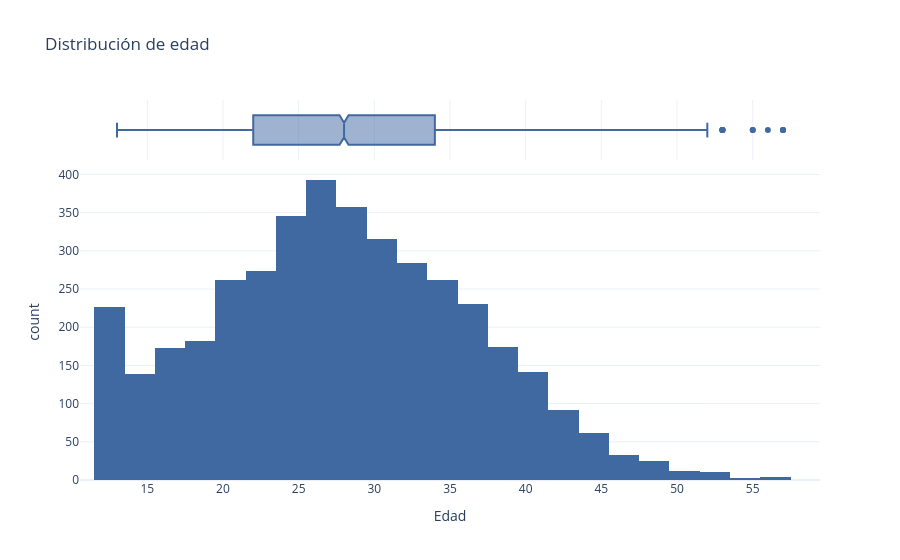
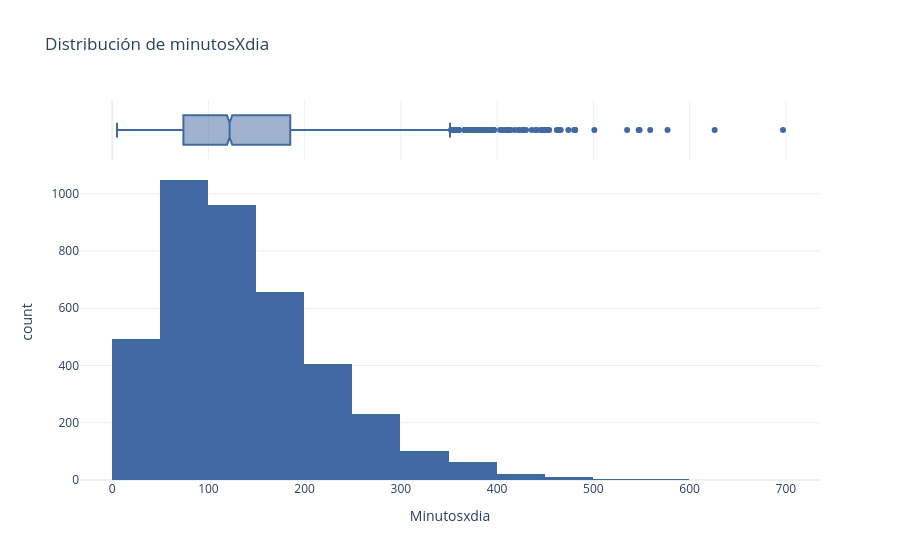
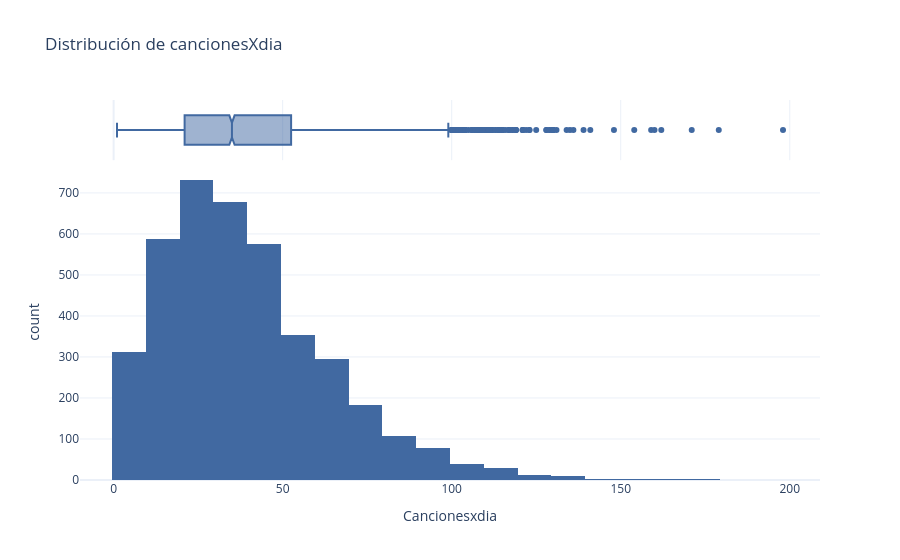
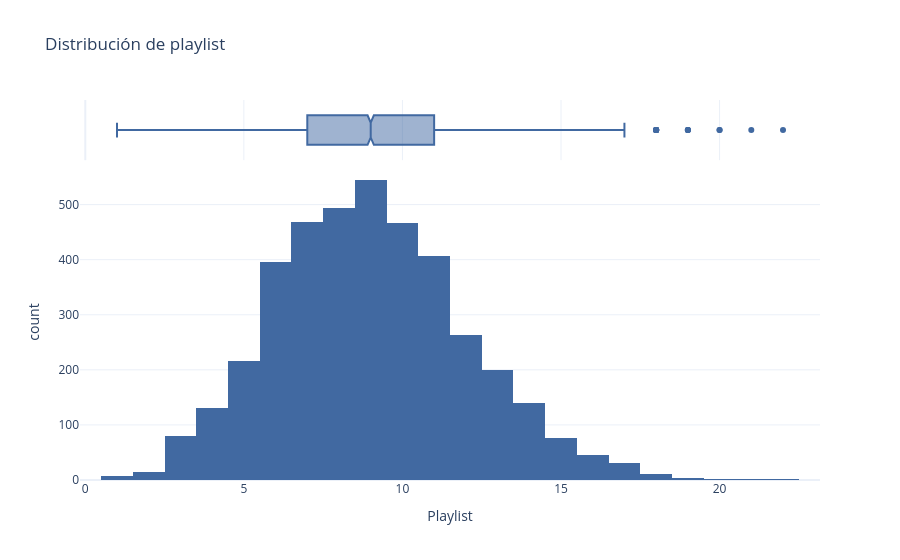

Source (notebook cell) for these figures, in order:
### Markdown cell above
## 1. Distribución de las variables numéricas

En estos gráficos se puede observar cómo se distribuyen las edades, los minutos de escucha, la cantidad de canciones por día y las listas de reproducción. Al pasar el cursor sobre las barras se pueden consultar los valores.

### Code cell
variables_numericas = ["edad", "minutosXdia", "cancionesXdia", "playlist"]

for variable in variables_numericas:
    fig = px.histogram(
        df,
        x=variable,
        nbins=30,
        marginal="box",
        title=f"Distribución de {variable}",
        labels={variable: variable.replace("_", " ").title(), "count": "Cantidad de personas"},
        color_discrete_sequence=["#4169A1"]
    )
    fig.update_layout(template="plotly_white", hovermode="x unified")
    fig.show()

    promedio = df[variable].mean()
    mediana = df[variable].median()
    minimo = df[variable].min()
    maximo = df[variable].max()

    print(
        f"Interpretación: Para {variable}, el promedio es {promedio:.2f} "
        f"y la mediana es {mediana:.2f}. Los valores se encuentran entre "
        f"{minimo} y {maximo}. El gráfico permite identificar en qué rangos "
        f"se concentra la mayoría de los registros y observar posibles valores extremos."
    )

### Figure 1 — Plotly figure (JSON) as saved in the notebook; plotly's stock layout.template omitted (floating-point values rounded to 4 significant figures; data arrays with more than 128 entries replaced by an {"elided": "..."} marker saying what was removed)
{"data": [{"bingroup": "x", "hovertemplate": "Edad=%{x}<br>count=%{y}<extra></extra>", "legendgroup": "", "marker": {"color": "#4169A1", "pattern": {"shape": ""}}, "name": "", "nbinsx": 30, "orientation": "v", "showlegend": false, "type": "histogram", "x": {"elided": "4000 int values"}, "xaxis": "x", "yaxis": "y"}, {"hovertemplate": "Edad=%{x}<extra></extra>", "legendgroup": "", "marker": {"color": "#4169A1"}, "name": "", "notched": true, "showlegend": false, "type": "box", "x": {"elided": "4000 int values"}, "xaxis": "x2", "yaxis": "y2"}], "layout": {"barmode": "relative", "hovermode": "x unified", "legend": {"tracegroupgap": 0}, "title": {"text": "Distribución de edad"}, "xaxis": {"anchor": "y", "domain": [0, 1], "title": {"text": "Edad"}}, "xaxis2": {"anchor": "y2", "domain": [0, 1], "matches": "x", "showgrid": true, "showticklabels": false}, "yaxis": {"anchor": "x", "domain": [0, 0.8316], "title": {"text": "count"}}, "yaxis2": {"anchor": "x2", "domain": [0.8416, 1], "matches": "y2", "showgrid": false, "showline": false, "showticklabels": false, "ticks": ""}}}

### Figure 2 — Plotly figure (JSON) as saved in the notebook; plotly's stock layout.template omitted (floating-point values rounded to 4 significant figures; data arrays with more than 128 entries replaced by an {"elided": "..."} marker saying what was removed)
{"data": [{"bingroup": "x", "hovertemplate": "Minutosxdia=%{x}<br>count=%{y}<extra></extra>", "legendgroup": "", "marker": {"color": "#4169A1", "pattern": {"shape": ""}}, "name": "", "nbinsx": 30, "orientation": "v", "showlegend": false, "type": "histogram", "x": {"elided": "4000 int values"}, "xaxis": "x", "yaxis": "y"}, {"hovertemplate": "Minutosxdia=%{x}<extra></extra>", "legendgroup": "", "marker": {"color": "#4169A1"}, "name": "", "notched": true, "showlegend": false, "type": "box", "x": {"elided": "4000 int values"}, "xaxis": "x2", "yaxis": "y2"}], "layout": {"barmode": "relative", "hovermode": "x unified", "legend": {"tracegroupgap": 0}, "title": {"text": "Distribución de minutosXdia"}, "xaxis": {"anchor": "y", "domain": [0, 1], "title": {"text": "Minutosxdia"}}, "xaxis2": {"anchor": "y2", "domain": [0, 1], "matches": "x", "showgrid": true, "showticklabels": false}, "yaxis": {"anchor": "x", "domain": [0, 0.8316], "title": {"text": "count"}}, "yaxis2": {"anchor": "x2", "domain": [0.8416, 1], "matches": "y2", "showgrid": false, "showline": false, "showticklabels": false, "ticks": ""}}}

### Figure 3 — Plotly figure (JSON) as saved in the notebook; plotly's stock layout.template omitted (floating-point values rounded to 4 significant figures; data arrays with more than 128 entries replaced by an {"elided": "..."} marker saying what was removed)
{"data": [{"bingroup": "x", "hovertemplate": "Cancionesxdia=%{x}<br>count=%{y}<extra></extra>", "legendgroup": "", "marker": {"color": "#4169A1", "pattern": {"shape": ""}}, "name": "", "nbinsx": 30, "orientation": "v", "showlegend": false, "type": "histogram", "x": {"elided": "4000 int values"}, "xaxis": "x", "yaxis": "y"}, {"hovertemplate": "Cancionesxdia=%{x}<extra></extra>", "legendgroup": "", "marker": {"color": "#4169A1"}, "name": "", "notched": true, "showlegend": false, "type": "box", "x": {"elided": "4000 int values"}, "xaxis": "x2", "yaxis": "y2"}], "layout": {"barmode": "relative", "hovermode": "x unified", "legend": {"tracegroupgap": 0}, "title": {"text": "Distribución de cancionesXdia"}, "xaxis": {"anchor": "y", "domain": [0, 1], "title": {"text": "Cancionesxdia"}}, "xaxis2": {"anchor": "y2", "domain": [0, 1], "matches": "x", "showgrid": true, "showticklabels": false}, "yaxis": {"anchor": "x", "domain": [0, 0.8316], "title": {"text": "count"}}, "yaxis2": {"anchor": "x2", "domain": [0.8416, 1], "matches": "y2", "showgrid": false, "showline": false, "showticklabels": false, "ticks": ""}}}

### Figure 4 — Plotly figure (JSON) as saved in the notebook; plotly's stock layout.template omitted (floating-point values rounded to 4 significant figures; data arrays with more than 128 entries replaced by an {"elided": "..."} marker saying what was removed)
{"data": [{"bingroup": "x", "hovertemplate": "Playlist=%{x}<br>count=%{y}<extra></extra>", "legendgroup": "", "marker": {"color": "#4169A1", "pattern": {"shape": ""}}, "name": "", "nbinsx": 30, "orientation": "v", "showlegend": false, "type": "histogram", "x": {"elided": "4000 int values"}, "xaxis": "x", "yaxis": "y"}, {"hovertemplate": "Playlist=%{x}<extra></extra>", "legendgroup": "", "marker": {"color": "#4169A1"}, "name": "", "notched": true, "showlegend": false, "type": "box", "x": {"elided": "4000 int values"}, "xaxis": "x2", "yaxis": "y2"}], "layout": {"barmode": "relative", "hovermode": "x unified", "legend": {"tracegroupgap": 0}, "title": {"text": "Distribución de playlist"}, "xaxis": {"anchor": "y", "domain": [0, 1], "title": {"text": "Playlist"}}, "xaxis2": {"anchor": "y2", "domain": [0, 1], "matches": "x", "showgrid": true, "showticklabels": false}, "yaxis": {"anchor": "x", "domain": [0, 0.8316], "title": {"text": "count"}}, "yaxis2": {"anchor": "x2", "domain": [0.8416, 1], "matches": "y2", "showgrid": false, "showline": false, "showticklabels": false, "ticks": ""}}}
